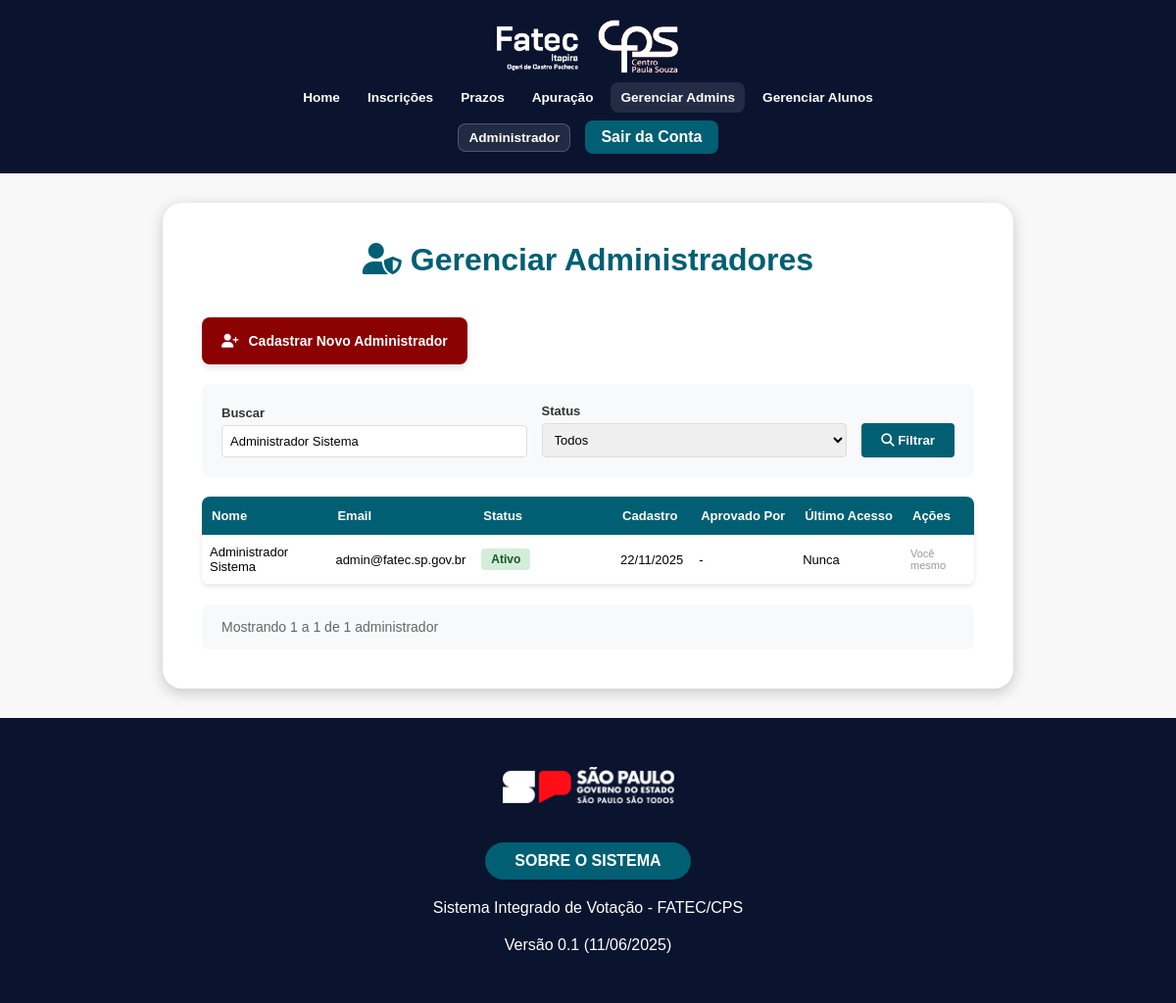
Page /public/pages/admin/gerenciar-admins.php?busca=Administrador Sistema (signed in) on the committed database.
### tables this page shows
CREATE TABLE IF NOT EXISTS `administrador` (
  `id_admin` int(11) NOT NULL AUTO_INCREMENT,
  `nome_completo` varchar(255) NOT NULL,
  `email_corporativo` varchar(255) NOT NULL,
  `senha_hash` varchar(255) NOT NULL,
  `data_cadastro` timestamp NOT NULL DEFAULT current_timestamp(),
  `ultimo_acesso` timestamp NULL DEFAULT NULL,
  `ativo` tinyint(1) DEFAULT 1,
  `aprovado_por` int(11) DEFAULT NULL,
  `data_aprovacao` timestamp NULL DEFAULT NULL,
  `email_confirmado` tinyint(1) DEFAULT 1,
  `token_confirmacao` varchar(64) DEFAULT NULL,
  PRIMARY KEY (`id_admin`),
  UNIQUE KEY `email_corporativo` (`email_corporativo`),
  KEY `idx_email_admin` (`email_corporativo`),
  KEY `idx_ativo` (`ativo`),
  KEY `idx_token_confirmacao_admin` (`token_confirmacao`),
  KEY `idx_ultimo_acesso_admin` (`ultimo_acesso` DESC),
  KEY `fk_admin_aprovador` (`aprovado_por`),
  CONSTRAINT `fk_admin_aprovador` FOREIGN KEY (`aprovado_por`) REFERENCES `administrador` (`id_admin`) ON DELETE SET NULL ON UPDATE CASCADE
);

### config/session.php (called while the page is built, shortened)
<?php
function obterUsuarioLogado() {
    return [
        'id' => $_SESSION['usuario_id'],
        'tipo' => $_SESSION['usuario_tipo'],
        'nome' => $_SESSION['usuario_nome'],
        'email' => $_SESSION['usuario_email'],
        'ra' => $_SESSION['usuario_ra'] ?? null,
        'curso' => $_SESSION['usuario_curso'] ?? null,
        'semestre' => $_SESSION['usuario_semestre'] ?? null,
        'foto' => $_SESSION['usuario_foto'] ?? null
    ];
}
?>

### public/pages/admin/gerenciar-admins.php (the view, shortened to what this page needs)
<?php
require_once '../../../config/session.php';
require_once '../../../config/conexao.php';
$usuario = obterUsuarioLogado();
$id_admin_logado = $usuario['id'];
$busca = $_GET['busca'] ?? '';
$registros_por_pagina = 15;
$pagina_atual = isset($_GET['pagina']) ? max(1, intval($_GET['pagina'])) : 1;
$offset = ($pagina_atual - 1) * $registros_por_pagina;
$sql_count = "SELECT COUNT(*) as total FROM ADMINISTRADOR WHERE 1=1";
$sql = "SELECT id_admin, nome_completo, email_corporativo, ativo, data_cadastro,
               aprovado_por, data_aprovacao, ultimo_acesso
        FROM ADMINISTRADOR WHERE 1=1";
$params = [];
if (!empty($busca)) {
    $condicao_busca = " AND (nome_completo LIKE ? OR email_corporativo LIKE ?)";
    $sql .= $condicao_busca;
    $sql_count .= $condicao_busca;
    $busca_param = "%$busca%";
    $params[] = $busca_param;
    $params[] = $busca_param;
}
$stmt_count = $conn->prepare($sql_count);
$stmt_count->execute($params);
$total_registros = $stmt_count->fetch()['total'];
$primeiro_registro = $total_registros > 0 ? $offset + 1 : 0;
$ultimo_registro = min($offset + $registros_por_pagina, $total_registros);
$sql .= " ORDER BY
          CASE
            WHEN ativo = 0 THEN 1
            WHEN ativo = 1 THEN 2
            WHEN ativo = 2 THEN 3
          END,
          nome_completo ASC
          LIMIT ? OFFSET ?";
$stmt = $conn->prepare($sql);
$params[] = $registros_por_pagina;
$params[] = $offset;
$stmt->execute($params);
$admins = $stmt->fetchAll();
$aprovadores = [];
$stmt_aprovadores = $conn->query("SELECT id_admin, nome_completo FROM ADMINISTRADOR");
while ($row = $stmt_aprovadores->fetch()) {
    $aprovadores[$row['id_admin']] = $row['nome_completo'];
}
?>
<!DOCTYPE html>
<html lang="pt-BR">
<head>
    <link rel="stylesheet" href="../../assets/styles/guest.css">
    <link rel="stylesheet" href="../../assets/styles/admin.css">
    <link rel="stylesheet" href="../../assets/styles/base.css">
    <link rel="stylesheet" href="../../assets/styles/fonts.css">
    <link rel="stylesheet" href="../../assets/styles/footer-site.css">
    <link rel="stylesheet" href="../../assets/styles/header-site.css">
    <link rel="stylesheet" href="https://cdnjs.cloudflare.com/ajax/libs/font-awesome/6.4.0/css/all.min.css">
    <link rel="stylesheet" href="../../assets/styles/modal.css">
    <link rel="stylesheet" href="../../assets/styles/gerenciar.css">
</head>
<body>
    <?php require_once 'components/header.php'; ?>
    <main class="manage-admin-registration">
        <div class="card-wrapper">
            <div class="card">
                <h1 class="title">
                    <i class="fas fa-user-shield"></i>
                    Gerenciar Administradores
                </h1>
                <button class="btn-add" onclick="abrirModalCriar()">
                    <i class="fas fa-user-plus"></i>
                    Cadastrar Novo Administrador
                </button>
                <form method="GET" class="filters-bar">
                    <div class="filter-group">
                        <label for="busca">Buscar</label>
                        <input type="text" id="busca" name="busca"
                               placeholder="Nome ou email..."
                               value="<?= htmlspecialchars($busca) ?>">
                    </div>
                    <div class="filter-group">
                        <label for="status">Status</label>
                        <select id="status" name="status">
                            <option value="">Todos</option>
                        </select>
                    </div>
                    <button type="submit" class="btn-filter">
                        <i class="fas fa-search"></i>
                        Filtrar
                    </button>
                </form>
                <?php if (empty($admins)): ?>
                    <div class="empty-state">
                        <i class="fas fa-user-shield"></i>
                        <h3>Nenhum administrador encontrado</h3>
                        <p>Ajuste os filtros ou cadastre um novo administrador.</p>
                    </div>
                <?php else: ?>
                    <div class="table-container">
                        <table>
                            <thead>
                                <tr>
                                    <th>Nome</th>
                                    <th>Email</th>
                                    <th>Status</th>
                                    <th>Cadastro</th>
                                    <th>Aprovado Por</th>
                                    <th>Último Acesso</th>
                                    <th>Ações</th>
                                </tr>
                            </thead>
                            <tbody>
                                <?php foreach ($admins as $admin): ?>
                                    <tr>
                                        <td><?= htmlspecialchars($admin['nome_completo']) ?></td>
                                        <td><?= htmlspecialchars($admin['email_corporativo']) ?></td>
                                        <td>
                                            <?php if ($admin['ativo'] == 0): ?>
                                                <span class="badge pendente">Pendente</span>
                                            <?php elseif ($admin['ativo'] == 1): ?>
                                                <span class="badge ativo">Ativo</span>
                                            <?php else: ?>
                                                <span class="badge removido">Removido</span>
                                            <?php endif; ?>
                                        </td>
                                        <td><?= date('d/m/Y', strtotime($admin['data_cadastro'])) ?></td>
                                        <td>
                                            <?php
                                            if ($admin['aprovado_por']) {
                                                echo htmlspecialchars($aprovadores[$admin['aprovado_por']] ?? 'N/A');
                                                if ($admin['data_aprovacao']) {
                                                    echo '<br><small>' . date('d/m/Y', strtotime($admin['data_aprovacao'])) . '</small>';
                                                }
                                            } else {
                                                echo '-';
                                            }
                                            ?>
                                        </td>
                                        <td>
                                            <?= $admin['ultimo_acesso'] ? date('d/m/Y H:i', strtotime($admin['ultimo_acesso'])) : 'Nunca' ?>
                                        </td>
                                        <td>
                                            <div class="action-buttons">
                                                <?php if ($admin['ativo'] == 0): ?>
                                                    <button class="btn-approve"
                                                            onclick="aprovarAdmin(<?= $admin['id_admin'] ?>)">
                                                        <i class="fas fa-check"></i> Aprovar
                                                    </button>
                                                    <button class="btn-reject"
                                                            onclick="abrirModalRejeitar(<?= $admin['id_admin'] ?>)">
                                                        <i class="fas fa-times"></i> Rejeitar
                                                    </button>
                                                <?php elseif ($admin['ativo'] == 1): ?>
                                                    <?php if ($admin['id_admin'] != $id_admin_logado): ?>
                                                        <button class="btn-edit"
                                                                data-id="<?= $admin['id_admin'] ?>"
                                                                data-nome="<?= htmlspecialchars($admin['nome_completo']) ?>"
                                                                data-email="<?= htmlspecialchars($admin['email_corporativo']) ?>"
                                                                onclick="abrirModalEditar(this)">
                                                            <i class="fas fa-edit"></i> Editar
                                                        </button>
                                                        <button class="btn-remove"
                                                                onclick="abrirModalRemover(<?= $admin['id_admin'] ?>)">
                                                            <i class="fas fa-user-times"></i> Remover
                                                        </button>
                                                    <?php else: ?>
                                                        <span style="font-size: 11px; color: #999;">Você mesmo</span>
                                                    <?php endif; ?>
                                                <?php endif; ?>
                                            </div>
                                        </td>
                                    </tr>
                                <?php endforeach; ?>
                            </tbody>
                        </table>
                    </div>
                    <div class="pagination">
                        <div class="results">
                            Mostrando <?= $primeiro_registro ?> a <?= $ultimo_registro ?> de <?= $total_registros ?> administrador<?= $total_registros != 1 ? 'es' : '' ?>
                        </div>
                    </div>
                <?php endif; ?>
            </div>
        </div>
    </main>
    <footer class="site">
        <div class="content">
            <img src="../../assets/images/logo-governo-do-estado-sp.png" alt="Logo Governo SP" class="logo-governo">
            <a href="../../pages/guest/sobre.php" class="btn-about">SOBRE O SISTEMA</a>
            <p>Sistema Integrado de Votação - FATEC/CPS</p>
            <p>Versão 0.1 (11/06/2025)</p>
        </div>
    </footer>
</body>
</html>

### public/assets/styles/admin.css (style rules this page uses)
main.manage-admin-registration { display: flex; flex-direction: column; flex: 1 1 auto; }
main.manage-admin-registration .card-wrapper { width: 100%; max-width: 900px; margin: 30px auto; padding: 0 16px; }
main.manage-admin-registration .card-wrapper .card { display: flex; flex-direction: column; background-color: #fff; }
main.manage-admin-registration .card-wrapper .card h1.title { color: #005f73; font-size: 2em; text-align: center; margin-bottom: 40px; }

### public/assets/styles/base.css (style rules this page uses)
:root { --primary: #005f73; --secondary: #8b0000; --background: #f8f8f8; --dark: #0a142f; --light: #ffffff; --bootstrap-primary: #007bff; --bootstrap-secondary: #6c757d; --bootstrap-success: #28a745; --bootstrap-warning: #ffc107; --bootstrap-danger: #dc3545; --bootstrap-info: #17a2b8; }
* { margin: 0; padding: 0; box-sizing: border-box; }
html, body { min-height: 100vh; }
body { display: flex; flex-direction: column; background-color: var(--background); font-family: "Poppins", sans-serif; }
input, select, textarea, button { font-family: "Poppins", sans-serif; }
.card-wrapper { display: flex; flex-direction: column; align-items: center; flex: 1 1 auto; width: 100%; margin: 30px auto; padding: 0 16px; }
.card-wrapper .card { width: 100%; padding: 40px; border-radius: 20px; box-shadow: 0 4px 15px rgba(0, 0, 0, 0.2); }

### public/assets/styles/footer-site.css (style rules this page uses)
footer.site { background-color: var(--dark); color: white; text-align: center; padding: 50px 20px; }
footer.site .content { display: flex; flex-direction: column; align-items: center; gap: 20px; }
footer.site .logo-governo { width: 200px; height: auto; margin-left: 25px; }
footer.site .btn-about { background-color: var(--primary); padding: 10px 30px; border-radius: 50px; color: white; text-decoration: none; font-weight: 600; transition: background-color 0.3s; margin-top: 20px; }

### public/assets/styles/gerenciar.css (style rules this page uses)
.card-wrapper { max-width: 100%; padding: 20px; }
.card { max-width: 1400px; margin: 0 auto; }
.filters-bar { background: #f8f9fa; padding: 20px; border-radius: 8px; margin-bottom: 20px; display: flex; gap: 15px; flex-wrap: wrap; align-items: end; }
.filter-group { flex: 1; min-width: 180px; }
.filter-group label { display: block; margin-bottom: 5px; font-weight: 600; color: #333; font-size: 13px; }
.filter-group input, .filter-group select { width: 100%; padding: 8px; border: 1px solid #ddd; border-radius: 4px; font-size: 13px; }
.btn-filter { padding: 10px 20px; background: var(--primary); color: white; border: none; border-radius: 4px; cursor: pointer; font-weight: 600; transition: background 0.3s; }
.btn-add { padding: 16px 20px; background: var(--secondary); color: white; border: none; border-radius: 8px; cursor: pointer; font-weight: 600; font-size: 14px; display: inline-flex; align-items: center; justify-content: flex-start; gap: 10px; margin-bottom: 20px; transition: all 0.3s ease; box-shadow: 0 4px 6px rgba(0, 0, 0, 0.1); width: auto; max-width: fit-content; }
.table-container { overflow-x: auto; background: white; border-radius: 8px; box-shadow: 0 2px 4px rgba(0,0,0,0.1); }
table { width: 100%; border-collapse: collapse; table-layout: auto; }
th { background: var(--primary); color: white; padding: 12px 10px; text-align: left; font-weight: 600; position: sticky; top: 0; white-space: nowrap; font-size: 13px; }
td { padding: 10px 8px; border-bottom: 1px solid #eee; font-size: 13px; }
.badge { display: inline-block; padding: 4px 10px; border-radius: 4px; font-size: 12px; font-weight: 600; }
.badge.ativo, .badge.active { background: #d4edda; color: #155724; }
.action-buttons { display: flex; gap: 5px; flex-wrap: wrap; }
.pagination { display: flex; justify-content: space-between; align-items: center; margin-top: 20px; padding: 15px 20px; background: #f8f9fa; border-radius: 8px; }
.pagination .results { color: #666; font-size: 14px; }
th:nth-child(1), td:nth-child(1) { width: 18%; }
th:nth-child(2), td:nth-child(2) { width: 12%; }
th:nth-child(3), td:nth-child(3) { width: 22%; }
th:nth-child(4), td:nth-child(4) { width: 8%; }
th:nth-child(5), td:nth-child(5) { width: 10%; }
th:nth-child(6), td:nth-child(6) { width: 8%; }
th:nth-child(7), td:nth-child(7) { width: 10%; }

### rows in the picture
administrador: nome_completo "Administrador Sistema", email_corporativo "admin@fatec.sp.gov.br", ativo "Ativo", data_cadastro "22/11/2025", shows "Nunca"

### other values in the picture
$nome_admin "Administrador"
$primeiro_registro "1"
$ultimo_registro "1"
$total_registros "1"
